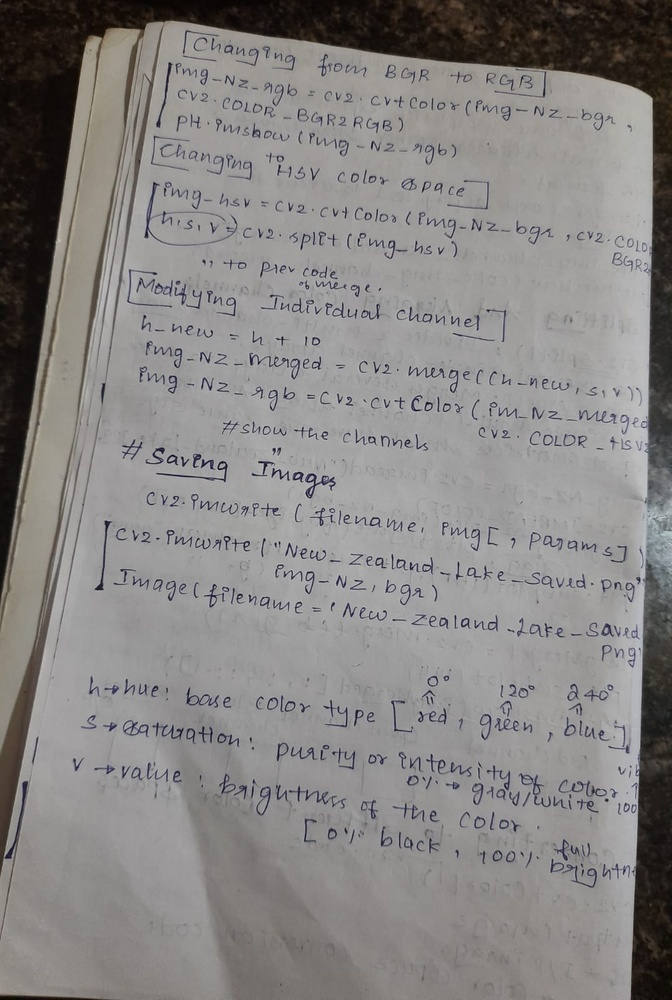
#> input picture Module-2/raw_captures/Capture_4.jpeg, 672 x 1000 px, shrunk from 1076 x 1600 before the run, found by its file name
$ jupyter execute Task4.ipynb
#> lines starting #> are read from the running program, lines starting #| are printed output that depends on the picture
# Noise and Filtering

### Prediction

I expect the Median filter to preserve text edges best.
##### Reason
* Mean and Gaussian filters smooth the image by averaging neighboring pixels, which tends to blur sharp text boundaries.
* Median filtering replaces each pixel with the median value in its neighborhood, which is known for  preserving edges better while removing noise.
* Bilateral filtering also preserves edges by considering both spatial distance and pixel intensity differences, so it may perform very well.
* However, since the added noise is Gaussian, I predict Median filter will retain the sharpest text edges.

### Import the Required Libraries

[cell 1]
import cv2
import numpy as np
import matplotlib.pyplot as plt

### Load Text-Page Photo

[cell 2]
image = cv2.imread("Documents/AIML-Assessment/Module-2/raw_captures/Capture_4.jpeg",cv2.IMREAD_GRAYSCALE)
#> image: shape (1000, 672); min 4, max 206, mean 133.4

### Add Gaussian Noise

[cell 3]
mean = 0
sigma = 25
gaussian_noise = np.random.normal(mean, sigma, image.shape)
noisy_image = image.astype(np.float32) + gaussian_noise
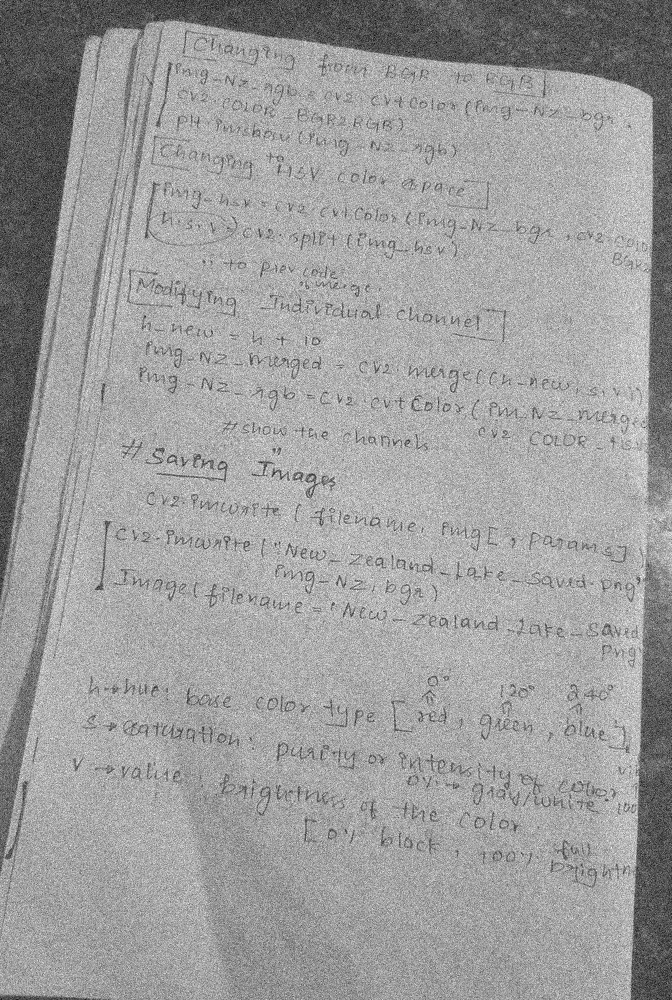
#> noisy_image: shape (1000, 672) float64; min -92.17, max 272.1, mean 133.4; drawn with min black and max white
noisy_image = np.clip(noisy_image, 0, 255).astype(np.uint8)

### Apply Mean Filter

[cell 4]
mean_filtered = cv2.blur(noisy_image, (5,5))
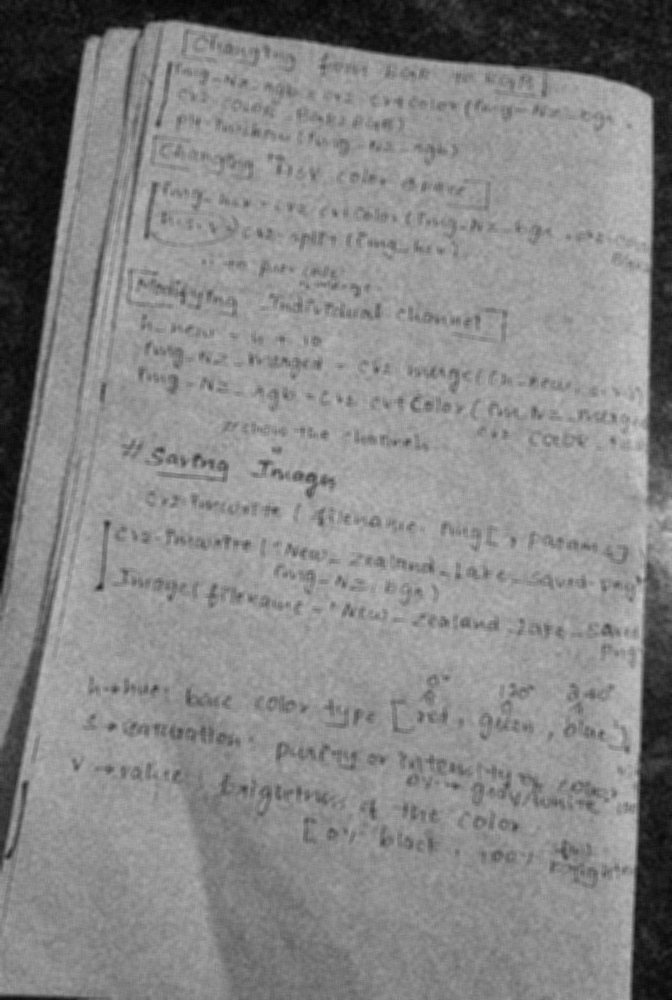
#> mean_filtered: shape (1000, 672); min 4, max 203, mean 133.3

### Apply Gaussian Filter

[cell 5]
gaussian_filtered = cv2.GaussianBlur(image, (5,5), 0)

### Apply Median Filter

[cell 6]
median_filtered = cv2.medianBlur(image, 5)

### Apply Bilateral Filter

[cell 7]
bilateral_filtered = cv2.bilateralFilter(image,9,75,75)

### Display the Results

[cell 8]
fig, axes = plt.subplots(2,3,figsize=(15,10))
axes[0][0].imshow(image, cmap="gray")
axes[0][0].set_title("Original")
axes[0][1].imshow(noisy_image, cmap="gray")
axes[0][1].set_title("Noisy")
axes[0][2].imshow(mean_filtered, cmap="gray")
axes[0][2].set_title("Mean")
axes[1][0].imshow(gaussian_filtered, cmap="gray")
axes[1][0].set_title("Gaussian")
axes[1][1].imshow(median_filtered, cmap="gray")
axes[1][1].set_title("Median")
axes[1][2].imshow(bilateral_filtered,  cmap="gray")
axes[1][2].set_title("Bilateral")

$ run again, with Module-2/raw_captures/Capture_1.jpeg copied over Module-2/raw_captures/Capture_4.jpeg
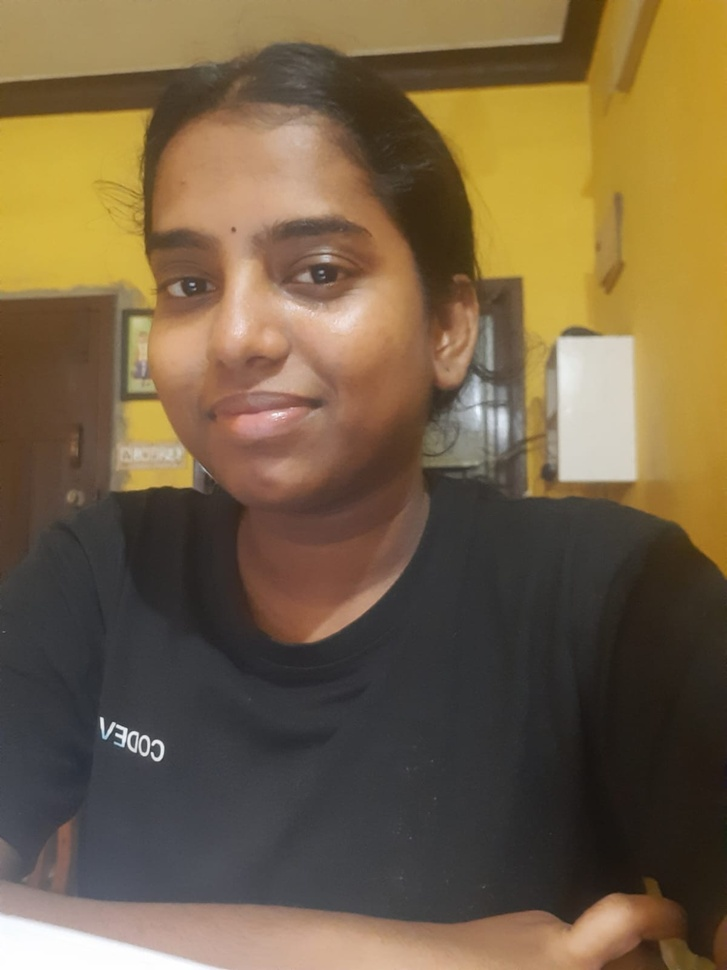
#> input picture Module-2/raw_captures/Capture_1.jpeg, 727 x 970 px, shrunk from 1200 x 1600 before the run, found by its file name
#> `image = cv2.imread("Documents/AIML-Assessment/Module-2/raw_captures/Ca..`:
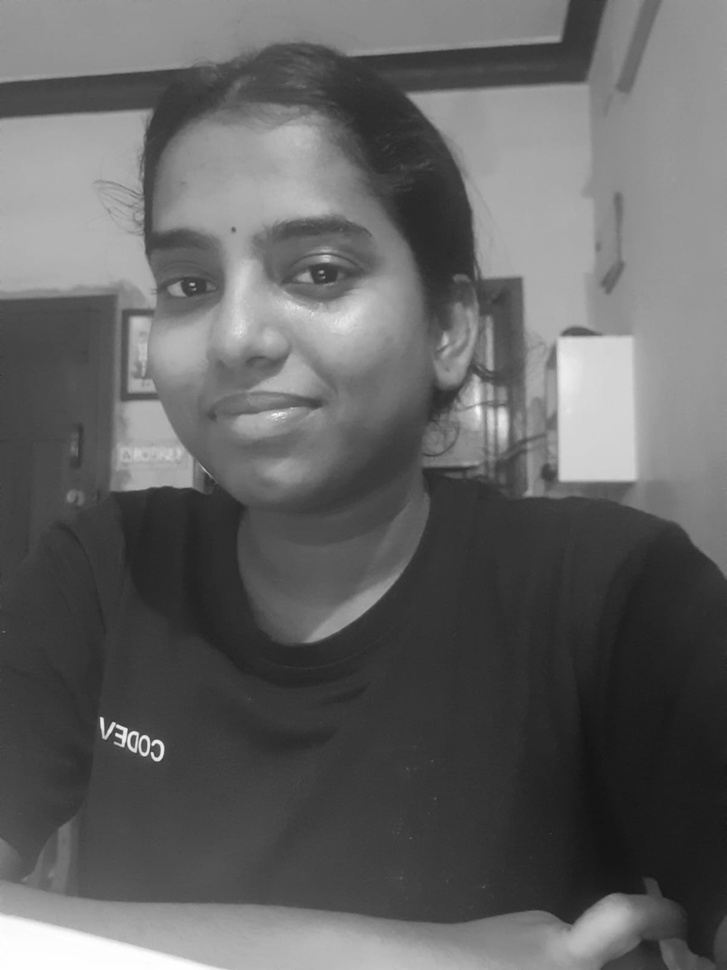
#> image: shape (970, 727); min 18, max 255, mean 99.6
#> `noisy_image = image.astype(np.float32) + gaussian_noise`:
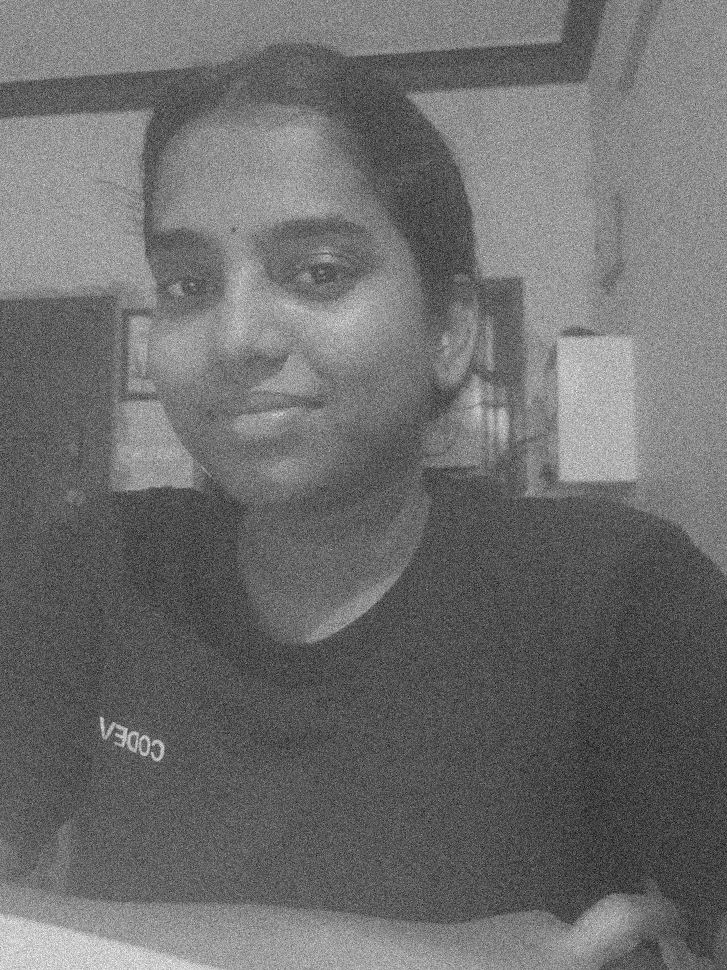
#> noisy_image: shape (970, 727) float64; min -84.06, max 340.8, mean 99.7; drawn with min black and max white

$ run again, with Module-2/raw_captures/Capture_2.jpeg copied over Module-2/raw_captures/Capture_4.jpeg
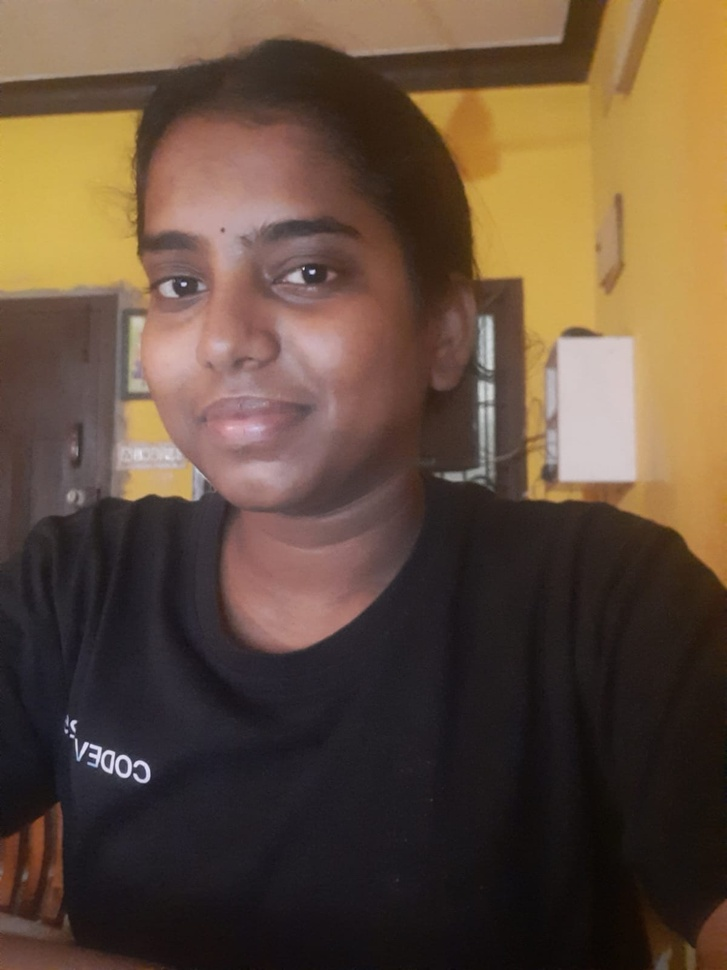
#> input picture Module-2/raw_captures/Capture_2.jpeg, 727 x 970 px, shrunk from 1200 x 1600 before the run, found by its file name
#> `image = cv2.imread("Documents/AIML-Assessment/Module-2/raw_captures/Ca..`:
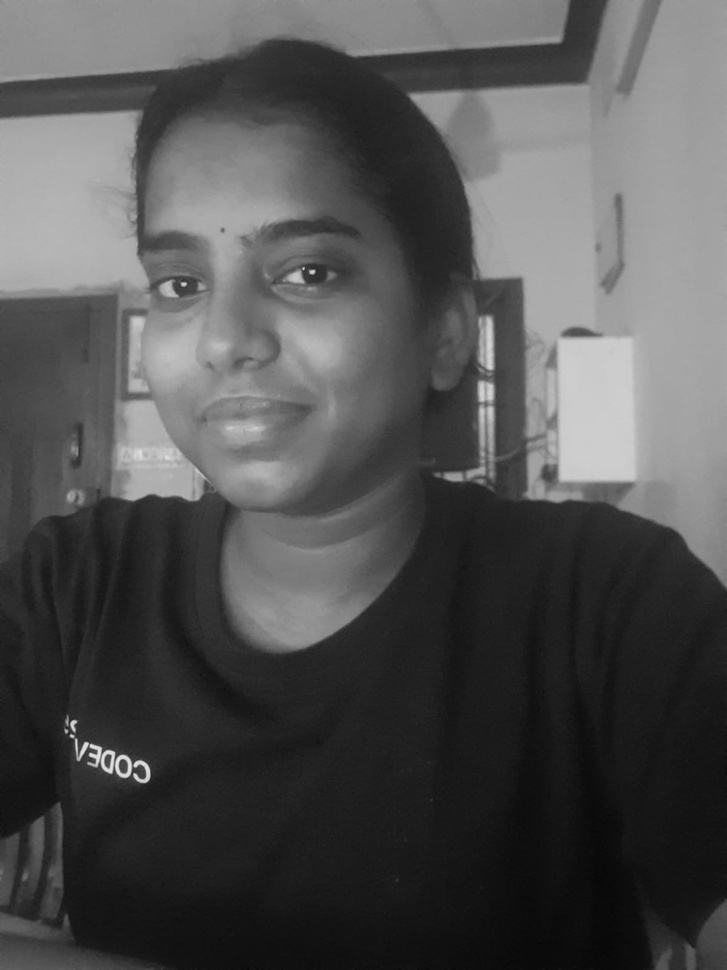
#> image: shape (970, 727); min 7, max 231, mean 81.4
#> `noisy_image = image.astype(np.float32) + gaussian_noise`:
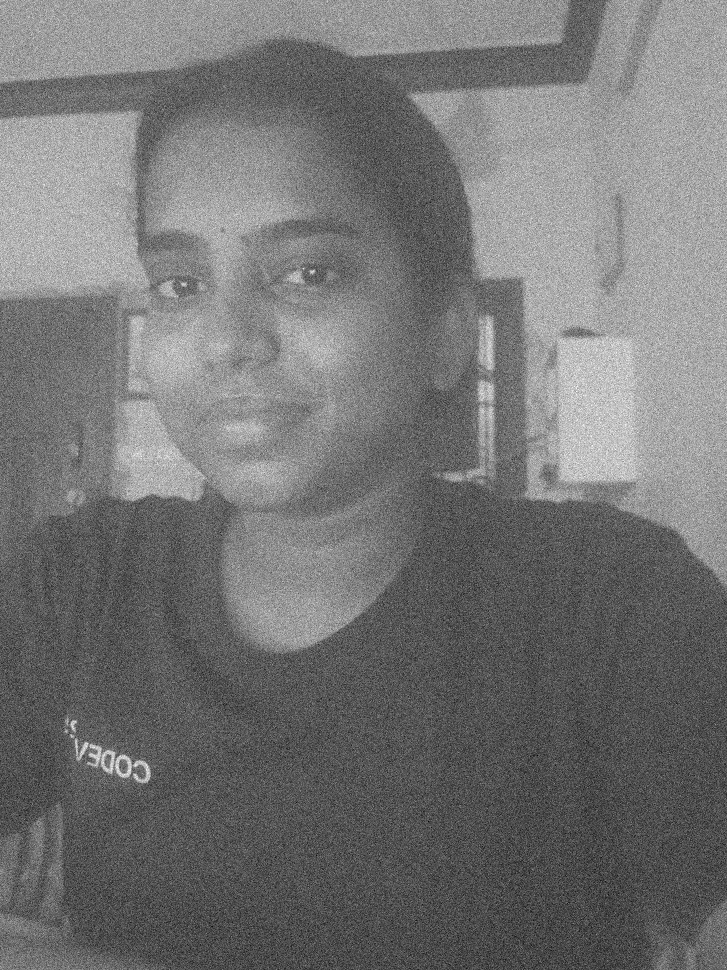
#> noisy_image: shape (970, 727) float64; min -102.1, max 299.6, mean 81.4; drawn with min black and max white

$ run again, with Module-2/raw_captures/Capture_3.jpeg copied over Module-2/raw_captures/Capture_4.jpeg
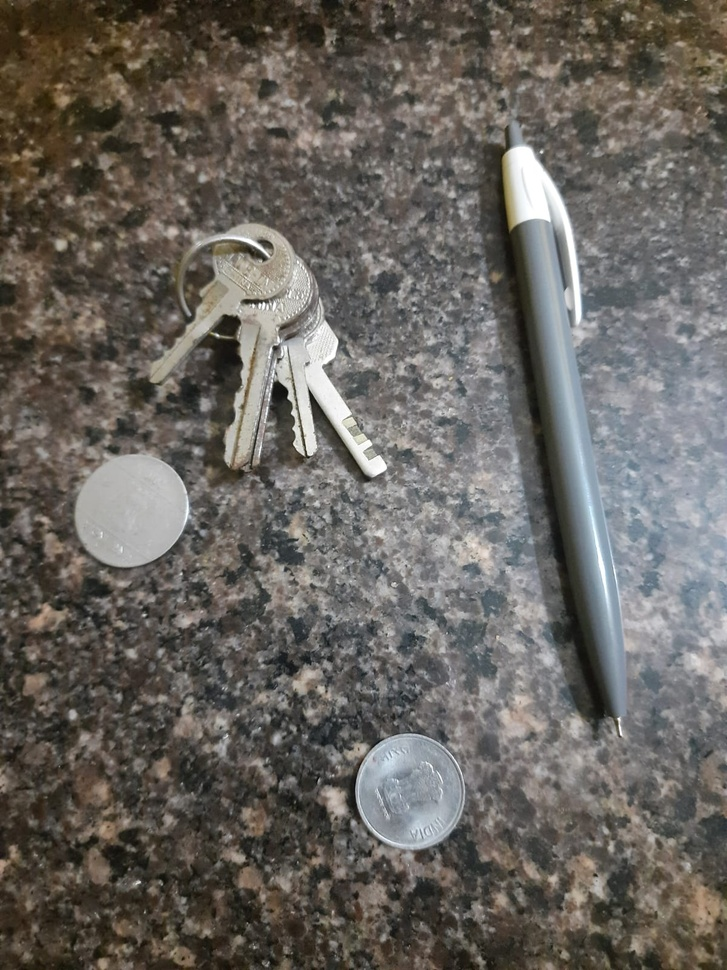
#> input picture Module-2/raw_captures/Capture_3.jpeg, 727 x 970 px, shrunk from 1200 x 1600 before the run, found by its file name
#> `image = cv2.imread("Documents/AIML-Assessment/Module-2/raw_captures/Ca..`:
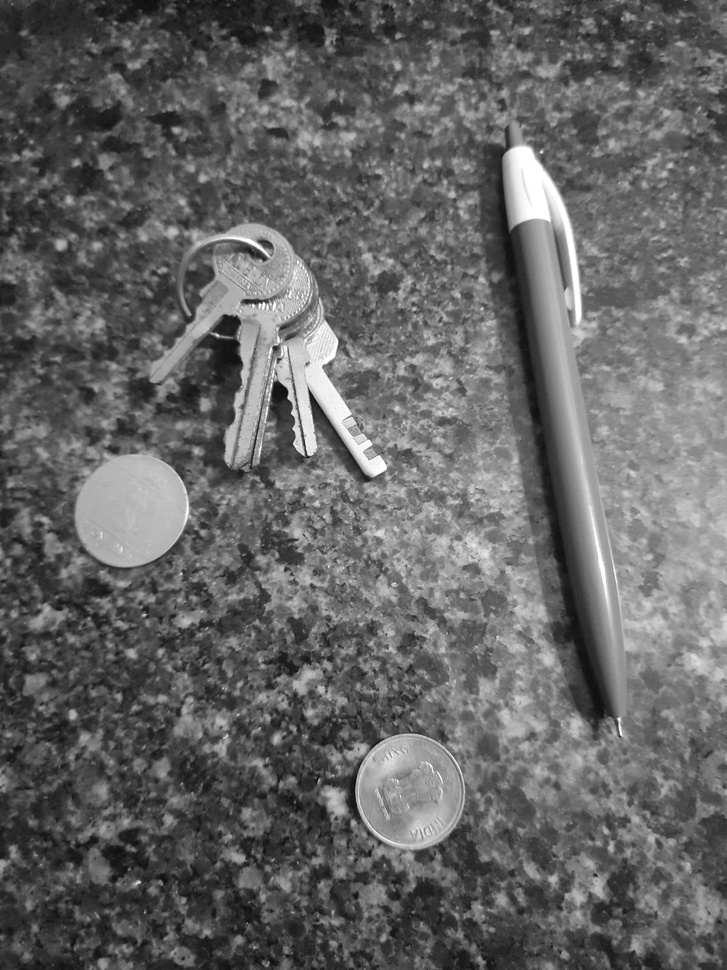
#> image: shape (970, 727); min 7, max 255, mean 101
#> `noisy_image = image.astype(np.float32) + gaussian_noise`:
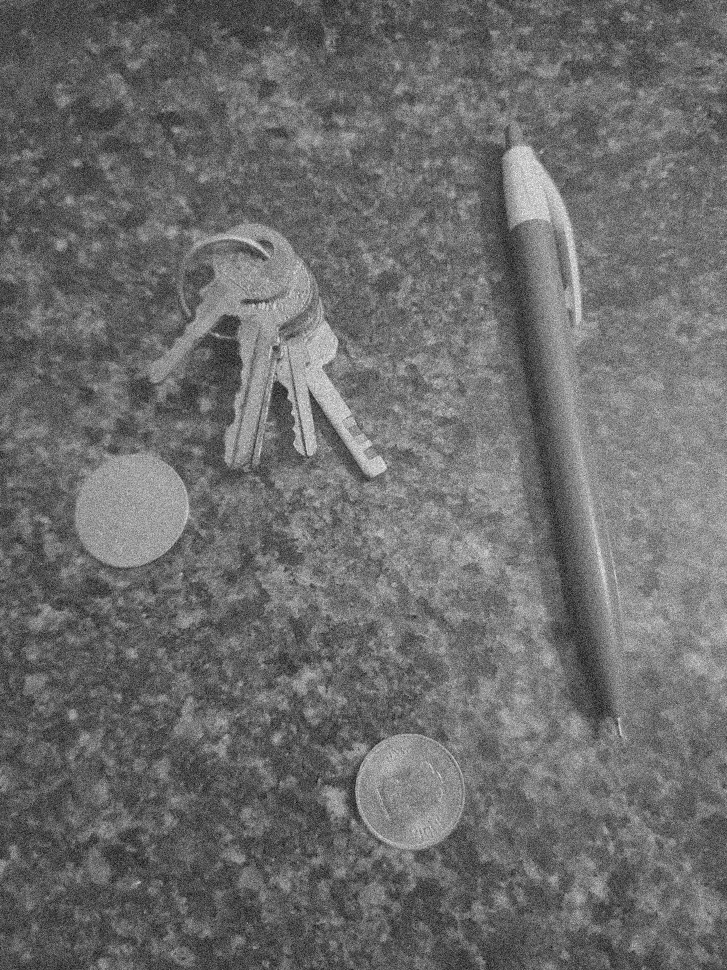
#> noisy_image: shape (970, 727) float64; min -81.92, max 348.4, mean 101.1; drawn with min black and max white
